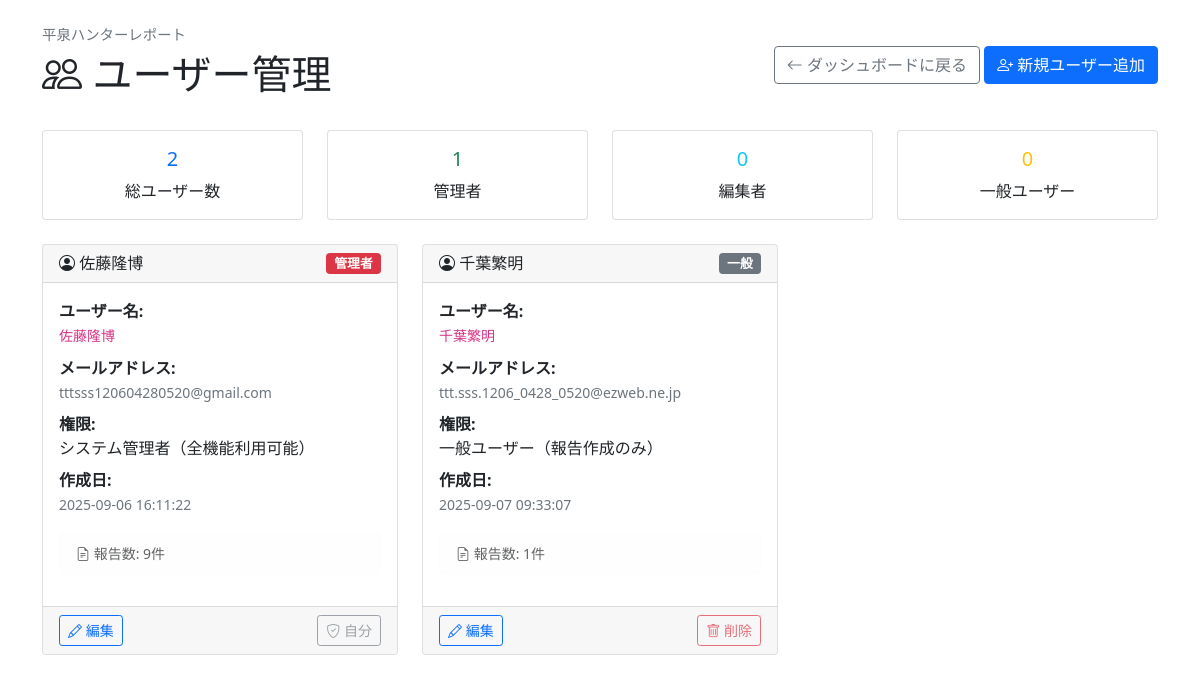
/users/manage (signed in), run on the app's committed database.
### app.py (models this page shows, shortened)
class User(Model):
    name = CharField(unique=True)
    email = CharField()
    password_hash = CharField()
    role = CharField(default="reporter")  # reporter / editor / admin
    created_at = CharField(null=True)  # 作成日時
    class Meta:
        database = db

### app.py (the view)
@app.route("/users/manage")
def user_management():
    if "user_id" not in session:
        return redirect("/login")
    user = User.get_by_id(session["user_id"])
    if user.role != "admin":
        return "アクセス権限がありません", 403
    users = []
    for u in User.select():
        report_count = Report.select().where(Report.user == u.name).count()
        users.append(
            {
                "id": u.id,
                "name": u.name,
                "email": u.email,
                "role": u.role,
                "created_at": u.created_at,
                "report_count": report_count,
            }
        )
    total_users = len(users)
    admin_count = len([u for u in users if u["role"] == "admin"])
    editor_count = len([u for u in users if u["role"] == "editor"])
    user_count = len([u for u in users if u["role"] == "user"])
    return render_template(
        "user_management.html",
        users=users,
        current_user=user,
        total_users=total_users,
        admin_count=admin_count,
        editor_count=editor_count,
        user_count=user_count,
    )

### templates/user_management.html (shortened to what this page needs)
<!DOCTYPE html>
<html lang="ja">
<head>
    <link href="https://cdn.jsdelivr.net/npm/bootstrap@5.1.3/dist/css/bootstrap.min.css" rel="stylesheet">
    <link href="https://cdn.jsdelivr.net/npm/bootstrap-icons@1.7.2/font/bootstrap-icons.css" rel="stylesheet">
</head>
<body>
    <div class="container mt-4">
        <div class="d-flex justify-content-between align-items-center mb-4">
            <div>
                <div class="app-title-small mb-1">平泉ハンターレポート</div>
                <h1><i class="bi bi-people"></i> ユーザー管理</h1>
            </div>
            <div>
                <a href="/dashboard" class="btn btn-outline-secondary">
                    <i class="bi bi-arrow-left"></i> ダッシュボードに戻る
                </a>
                <a href="/users/add" class="btn btn-primary">
                    <i class="bi bi-person-plus"></i> 新規ユーザー追加
                </a>
            </div>
        </div>
        <div class="row mb-4">
            <div class="col-md-3">
                <div class="card text-center">
                    <div class="card-body">
                        <h5 class="card-title text-primary">{{ total_users }}</h5>
                        <p class="card-text">総ユーザー数</p>
                    </div>
                </div>
            </div>
            <div class="col-md-3">
                <div class="card text-center">
                    <div class="card-body">
                        <h5 class="card-title text-success">{{ admin_count }}</h5>
                        <p class="card-text">管理者</p>
                    </div>
                </div>
            </div>
            <div class="col-md-3">
                <div class="card text-center">
                    <div class="card-body">
                        <h5 class="card-title text-info">{{ editor_count }}</h5>
                        <p class="card-text">編集者</p>
                    </div>
                </div>
            </div>
            <div class="col-md-3">
                <div class="card text-center">
                    <div class="card-body">
                        <h5 class="card-title text-warning">{{ user_count }}</h5>
                        <p class="card-text">一般ユーザー</p>
                    </div>
                </div>
            </div>
        </div>
        {% if users %}
        <div class="row">
            {% for user in users %}
            <div class="col-md-6 col-lg-4 mb-4">
                <div class="card user-card h-100">
                    <div class="card-header d-flex justify-content-between align-items-center">
                        <h6 class="mb-0">
                            <i class="bi bi-person-circle"></i> {{ user.name }}
                        </h6>
                        {% if user.role == "admin" %}
                        <span class="badge bg-danger role-badge">管理者</span>
                        {% elif user.role == "editor" %}
                        <span class="badge bg-warning role-badge">編集者</span>
                        {% else %}
                        <span class="badge bg-secondary role-badge">一般</span>
                        {% endif %}
                    </div>
                    <div class="card-body">
                        <div class="mb-2">
                            <strong>ユーザー名:</strong><br>
                            <code>{{ user.name }}</code>
                        </div>
                        <div class="mb-2">
                            <strong>メールアドレス:</strong><br>
                            <small class="text-muted">{{ user.email }}</small>
                        </div>
                        <div class="mb-2">
                            <strong>権限:</strong><br>
                            {% if user.role == "admin" %}
                            システム管理者（全機能利用可能）
                            {% elif user.role == "editor" %}
                            編集者（報告作成・編集可能）
                            {% else %}
                            一般ユーザー（報告作成のみ）
                            {% endif %}
                        </div>
                        <div class="mb-3">
                            <strong>作成日:</strong><br>
                            <small class="text-muted">
                                {% if user.created_at %}
                                {{ user.created_at }}
                                {% else %}
                                不明
                                {% endif %}
                            </small>
                        </div>
                        <div class="alert alert-light py-2">
                            <small>
                                <i class="bi bi-file-earmark-text"></i>
                                報告数: {{ user.report_count }}件
                            </small>
                        </div>
                    </div>
                    <div class="card-footer">
                        <div class="d-flex justify-content-between">
                            <a href="/users/{{ user.id }}/edit" class="btn btn-sm btn-outline-primary">
                                <i class="bi bi-pencil"></i> 編集
                            </a>
                            {% if user.id != current_user.id %}
                            <button class="btn btn-sm btn-outline-danger delete-btn" onclick="confirmDelete({{ user.id }}, '{{ user.name }}')">
                                <i class="bi bi-trash"></i> 削除
                            </button>
                            {% else %}
                            <button class="btn btn-sm btn-outline-secondary" disabled title="自分自身は削除できません">
                                <i class="bi bi-shield-check"></i> 自分
                            </button>
                            {% endif %}
                        </div>
                    </div>
                </div>
            </div>
            {% endfor %}
        </div>
        {% endif %}
    </div>
</body>
</html>

### templates/user_management.html (style rules this page uses)
.app-title-small { color: #6c757d; font-size: 0.9rem; font-weight: 500; }
.user-card { transition: transform 0.2s ease-in-out; }
.role-badge { font-size: 0.8rem; }
.delete-btn { opacity: 0.7; transition: opacity 0.2s ease-in-out; }

### data on the page
User: name "佐藤隆博", role "管理者", email "tttsss120604280520@gmail.com", created_at "2025-09-06 16:11:22", report_count "9", shows "自分"
User: name "千葉繁明", role "一般", email "ttt.sss.1206_0428_0520@ezweb.ne.jp", created_at "2025-09-07 09:33:07", report_count "1"

### other printed values
{{ total_users }} "2"
{{ admin_count }} "1"
{{ editor_count }} "0"
{{ user_count }} "0"
